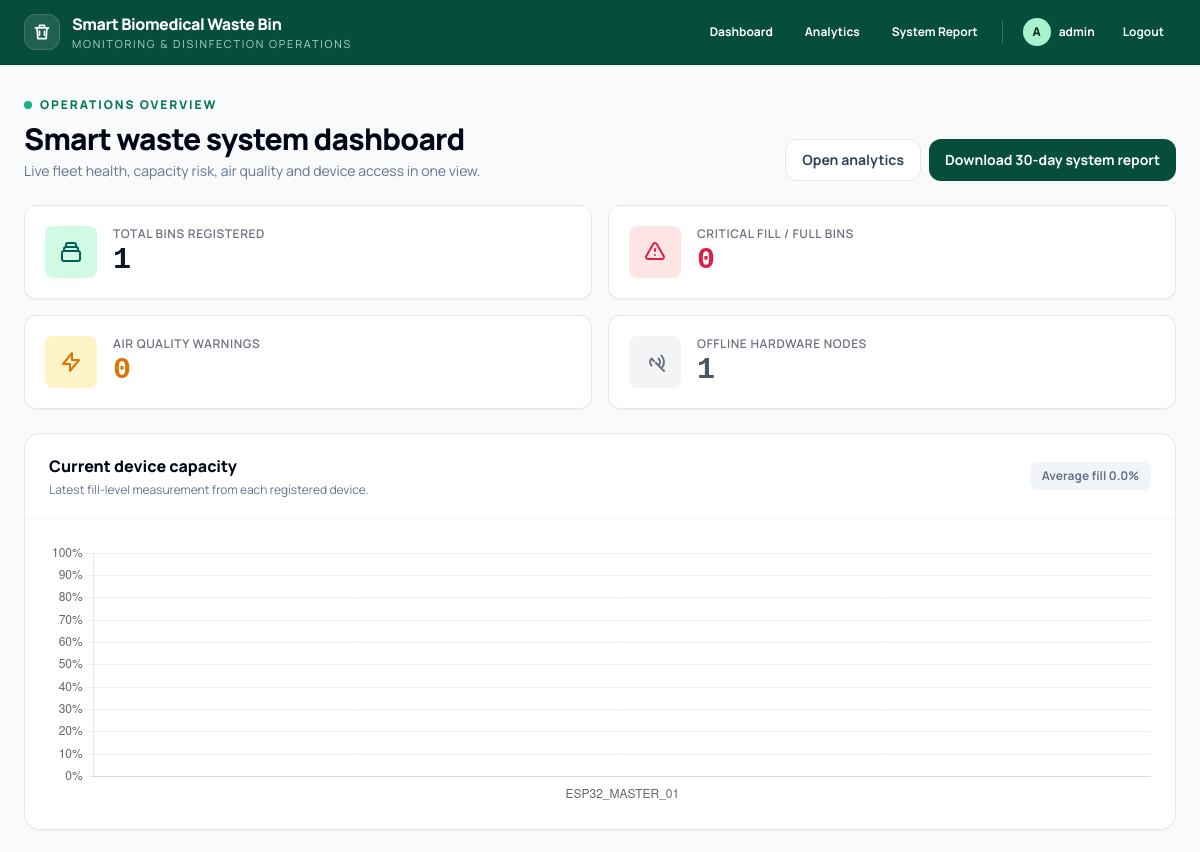
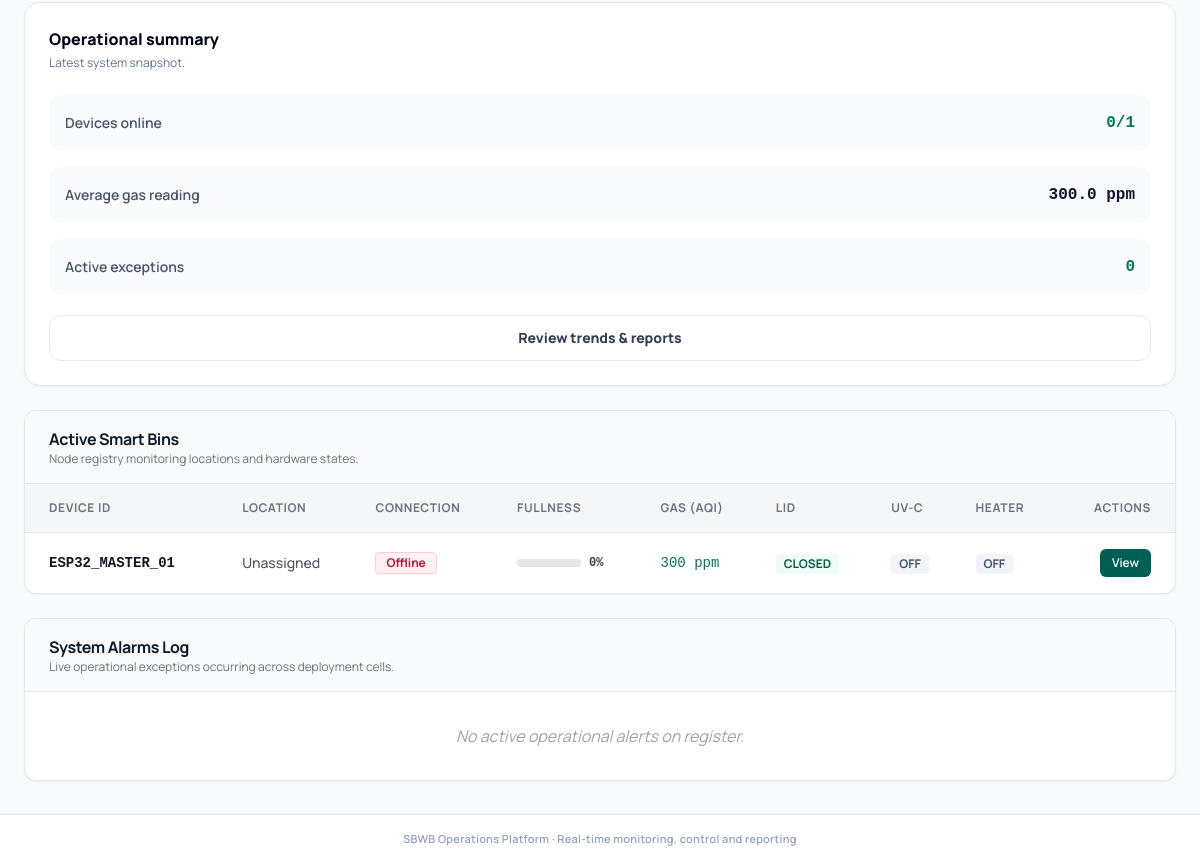
The app's page / (signed in), older data (2 pictures, top to bottom).
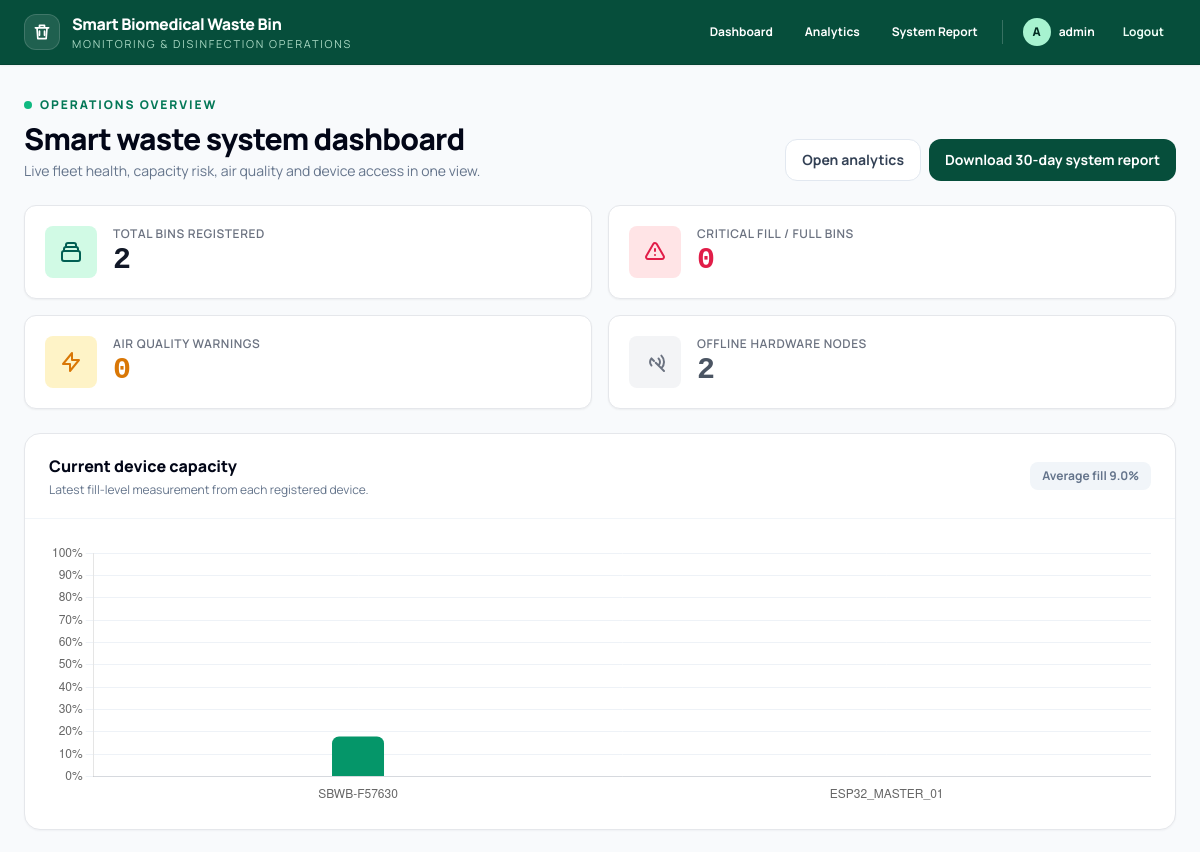
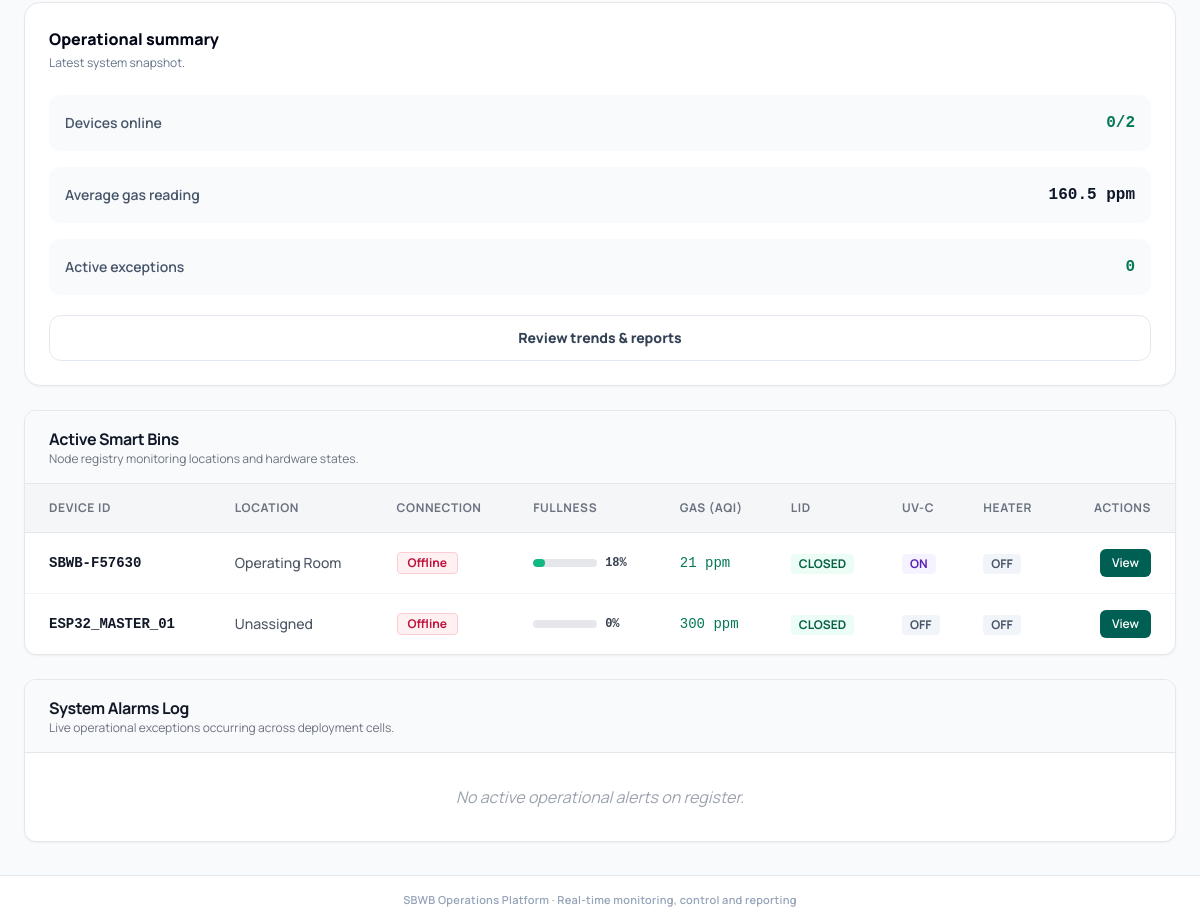
The same page, newer data (2 pictures, top to bottom).
### home/models.py (models this page shows, shortened)
class SmartBin(models.Model):
    ALERT_CHOICES = [
        ('NOMINAL', 'Nominal Secure'),
        ('BIN_FULL', 'Critical Warning: Bin Full'),
        ('METAL', 'Sharps Alert: Metal Found'),
    ]
    device_id = models.CharField(max_length=50, unique=True)
    location_name = models.CharField(max_length=100)
    system_name = models.CharField(max_length=100, default='Smart Biomedical Waste Bin')
    system_version = models.CharField(max_length=40, blank=True, default='')
    mac_address = models.CharField(max_length=32, blank=True, default='')
    wifi_ssid = models.CharField(max_length=64, blank=True, default='')
    ip_address = models.CharField(max_length=45, blank=True, default='')
    fill_level = models.IntegerField(default=0)
    gas_value = models.IntegerField(default=0)
    alert_status = models.CharField(max_length=20, choices=ALERT_CHOICES, default='NOMINAL')
    last_seen = models.DateTimeField(auto_now=True)
    temperature = models.FloatField()
    elementTemp = models.FloatField()
    humidity = models.FloatField()
    metal = models.BooleanField()
    uv = models.BooleanField()
    heater = models.BooleanField()
    lid = models.BooleanField()
    binFull = models.BooleanField()
    interlock = models.BooleanField()
    binLevel = models.FloatField()
    heaterState = models.BooleanField(default=False)
    uvState = models.BooleanField(default=False)
    lidState = models.IntegerField(default=0)
    limitClosed = models.BooleanField(default=False)
    irDetected = models.BooleanField(default=False)
    pending_command = models.CharField(max_length=50, blank=True, null=True, default=None)
    COMMAND_STATUS_CHOICES = [
        ('NONE', 'No command sent'),
        ('PENDING', 'Sent — awaiting device confirmation'),
        ('ACKED', 'Confirmed applied by device'),
        ('TIMEOUT', 'No confirmation received in time'),
    ]
    last_command = models.CharField(max_length=50, blank=True, null=True, default=None)
    last_command_status = models.CharField(max_length=10, choices=COMMAND_STATUS_CHOICES, default='NONE')
    last_command_time = models.DateTimeField(blank=True, null=True)
    class Meta:
        ordering = ['-last_seen']
    @property
    def is_online(self):
        return timezone.now() - self.last_seen < timedelta(seconds=12)

### home/views.py (the view)
# urls.py: path('', views.dashboard_home, name='dashboard_home'),
@login_required(login_url='auth_view')
def dashboard_home(request):
    context = _dashboard_context()
    context['snapshot_chart'] = json.dumps([
        {'device': b.device_id, 'fill': b.fill_level, 'gas': b.gas_value}
        for b in context['bins']
    ])
    return render(request, 'home/dashboard.html', context)

### templates/home/dashboard.html (shortened to what this page needs)
{% extends 'home/base.html' %}
{% block content %}
<div class="max-w-[1600px] w-full mx-auto px-4 sm:px-6 py-6 lg:py-8 space-y-6">
    <header class="flex flex-col lg:flex-row lg:items-end justify-between gap-5">
        <div>
            <div class="flex items-center gap-2 text-xs font-extrabold uppercase tracking-[.16em] text-emerald-700"><span class="w-2 h-2 rounded-full bg-emerald-500"></span> Operations overview</div>
            <h1 class="text-3xl font-extrabold text-slate-950 mt-2 tracking-tight">Smart waste system dashboard</h1>
            <p class="text-sm text-slate-500 mt-1">Live fleet health, capacity risk, air quality and device access in one view.</p>
        </div>
        <div class="flex flex-wrap gap-2">
            <a href="{% url 'system_status' %}" class="inline-flex items-center gap-2 px-4 py-2.5 rounded-xl border border-slate-200 bg-white text-sm font-bold text-slate-700 hover:border-emerald-300 hover:text-emerald-800 transition">Open analytics</a>
            <a href="{% url 'system_report_csv' %}?days=30" class="inline-flex items-center gap-2 px-4 py-2.5 rounded-xl bg-[#064e3b] text-white text-sm font-bold hover:bg-emerald-900 transition">Download 30-day system report</a>
        </div>
    </header>
    <div id="dashboard-stats" class="grid grid-cols-1 sm:grid-cols-2 xl:grid-cols-4 gap-4" hx-get="{% url 'dashboard_stats_fragment' %}" hx-trigger="every 1s" hx-swap="innerHTML">
        {% include 'home/_dashboard_stats.html' %}
    </div>
    <section class="grid grid-cols-1 xl:grid-cols-12 gap-6">
        <div class="xl:col-span-8 card overflow-hidden">
            <div class="px-5 sm:px-6 py-5 border-b border-slate-100 flex flex-col sm:flex-row sm:items-center justify-between gap-3">
                <div><h2 class="font-extrabold text-slate-950">Current device capacity</h2><p class="text-xs text-slate-500 mt-1">Latest fill-level measurement from each registered device.</p></div>
                <span class="text-xs font-bold text-slate-500 bg-slate-100 rounded-lg px-3 py-1.5">Average fill {{ avg_fill }}%</span>
            </div>
            <div class="p-5 sm:p-6 h-[310px]"><canvas id="fillSnapshotChart"></canvas></div>
        </div>
        <div class="xl:col-span-4 card p-5 sm:p-6">
            <div class="flex items-center justify-between"><div><h2 class="font-extrabold text-slate-950">Operational summary</h2><p class="text-xs text-slate-500 mt-1">Latest system snapshot.</p></div><span class="htmx-indicator text-xs text-emerald-700 font-bold">Updating…</span></div>
            <div class="mt-6 space-y-4">
                <div class="flex items-center justify-between p-4 rounded-xl bg-slate-50"><span class="text-sm font-semibold text-slate-600">Devices online</span><span class="font-mono font-bold text-emerald-700">{{ online }}/{{ total }}</span></div>
                <div class="flex items-center justify-between p-4 rounded-xl bg-slate-50"><span class="text-sm font-semibold text-slate-600">Average gas reading</span><span class="font-mono font-bold text-slate-900">{{ avg_gas }} ppm</span></div>
                <div class="flex items-center justify-between p-4 rounded-xl bg-slate-50"><span class="text-sm font-semibold text-slate-600">Active exceptions</span><span class="font-mono font-bold {% if critical_bins %}text-rose-600{% else %}text-emerald-700{% endif %}">{{ critical_bins|length }}</span></div>
            </div>
            <a href="{% url 'system_status' %}" class="mt-5 w-full inline-flex justify-center px-4 py-3 rounded-xl border border-slate-200 text-sm font-extrabold text-slate-700 hover:bg-slate-50">Review trends & reports</a>
        </div>
    </section>
    <section id="dashboard-table-live" class="space-y-6" hx-get="{% url 'dashboard_table_fragment' %}" hx-trigger="every 1s" hx-swap="innerHTML">
        {% include 'home/_dashboard_table.html' %}
    </section>
</div>
<script>
const snapshot = {{ snapshot_chart|safe }};
const ctx = document.getElementById('fillSnapshotChart');
if (ctx) {
    new Chart(ctx, {
        type: 'bar',
        data: {labels: snapshot.map(x => x.device), datasets: [{label: 'Fill level (%)', data: snapshot.map(x => x.fill), backgroundColor: snapshot.map(x => x.fill > 85 ? '#e11d48' : x.fill > 50 ? '#d97706' : '#059669'), borderRadius: 7, maxBarThickness: 52}]},
        options: {responsive:true, maintainAspectRatio:false, animation:{duration:350}, plugins:{legend:{display:false}, tooltip:{callbacks:{label:c => ` Fill level: ${c.raw}%`}}}, scales:{y:{beginAtZero:true,max:100,ticks:{callback:v=>v+'%'},grid:{color:'#eef2f7'}},x:{grid:{display:false}}}}
    });
}
</script>
{% endblock %}

### templates/home/base.html (shortened to what this page needs)
<!DOCTYPE html>
<html lang="en">
<head>
    <script src="https://cdn.tailwindcss.com"></script>
</head>
<body class="bg-slate-50 text-slate-800 min-h-screen flex flex-col antialiased">
    <nav class="sticky top-0 z-50 bg-[#064e3b] text-white border-b border-emerald-950/30 shadow-sm">
        <div class="max-w-[1600px] mx-auto px-4 sm:px-6 h-16 flex items-center justify-between gap-4">
            <a href="{% url 'dashboard_home' %}" class="flex items-center gap-3 min-w-0">
                <div class="w-9 h-9 rounded-xl bg-white/10 border border-white/15 flex items-center justify-center shrink-0">
                    <svg class="w-5 h-5" fill="none" stroke="currentColor" stroke-width="2" viewBox="0 0 24 24"><path stroke-linecap="round" stroke-linejoin="round" d="M4 7h16M6 7l1 13h10l1-13M9 7V4h6v3M9 11v5m6-5v5"/></svg>
                </div>
                <div class="min-w-0">
                    <div class="text-sm sm:text-base font-extrabold tracking-tight truncate">Smart Biomedical Waste Bin</div>
                    <div class="text-[10px] sm:text-[11px] text-emerald-100/80 uppercase tracking-[.16em] truncate">Monitoring & Disinfection Operations</div>
                </div>
            </a>
            {% if user.is_authenticated %}
            <div class="flex items-center gap-1 sm:gap-2 text-xs font-bold">
                <a href="{% url 'dashboard_home' %}" class="px-3 py-2 rounded-lg hover:bg-white/10 transition">Dashboard</a>
                <a href="{% url 'system_status' %}" class="px-3 py-2 rounded-lg hover:bg-white/10 transition">Analytics</a>
                <a href="{% url 'system_report_csv' %}?days=30" class="hidden md:inline-flex px-3 py-2 rounded-lg hover:bg-white/10 transition">System Report</a>
                <div class="hidden sm:flex items-center gap-2 px-2">
                    <div class="w-7 h-7 rounded-full bg-emerald-200 text-emerald-950 flex items-center justify-center font-extrabold uppercase">{{ user.username|first }}</div>
                    <span class="max-w-28 truncate">{{ user.username }}</span>
                </div>
                <form action="{% url 'logout' %}" method="post">{% csrf_token %}<button class="px-3 py-2 rounded-lg text-emerald-50 hover:bg-white/10 transition">Logout</button></form>
            </div>
            {% endif %}
        </div>
    </nav>
    <main class="flex-grow flex flex-col">{% block content %}{% endblock %}</main>
    <footer class="bg-white border-t border-slate-200 px-6 py-4 text-center text-[11px] text-slate-400 font-semibold tracking-wide">
        SBWB Operations Platform · Real-time monitoring, control and reporting
    </footer>
</body>
</html>

### templates/home/_dashboard_table.html
<div class="bg-white border border-gray-200 rounded-xl shadow-sm overflow-hidden flex flex-col flex-grow">
    <div class="px-6 py-4 border-b border-gray-200 flex justify-between items-center bg-gray-50">
        <div>
            <h2 class="text-base font-bold text-gray-900 tracking-tight">Active Smart Bins</h2>
            <p class="text-xs text-gray-500">Node registry monitoring locations and hardware states.</p>
        </div>
    </div>
    <div class="overflow-x-auto">
        <table class="w-full text-left border-collapse whitespace-nowrap">
            <thead>
                <tr class="bg-gray-100/80 text-gray-500 text-xs uppercase tracking-wider border-b border-gray-200 font-bold">
                    <th class="p-4 pl-6">Device ID</th>
                    <th class="p-4">Location</th>
                    <th class="p-4">Connection</th>
                    <th class="p-4">Fullness</th>
                    <th class="p-4">Gas (AQI)</th>
                    <th class="p-4">Lid</th>
                    <th class="p-4">UV-C</th>
                    <th class="p-4">Heater</th>
                    <th class="p-4 pr-6 text-right">Actions</th>
                </tr>
            </thead>
            <tbody class="divide-y divide-gray-100 text-sm">
                {% for bin in bins %}
                <tr class="hover:bg-gray-50/80 transition duration-150">
                    <td class="p-4 pl-6 font-mono font-bold text-gray-900">{{ bin.device_id }}</td>
                    <td class="p-4 text-gray-600 font-medium">{{ bin.location_name }}</td>
                    <td class="p-4">
                        {% if bin.is_online %}
                            <span class="inline-flex items-center px-2.5 py-0.5 rounded text-xs font-bold bg-emerald-50 text-emerald-700 border border-emerald-200">Online</span>
                        {% else %}
                            <span class="inline-flex items-center px-2.5 py-0.5 rounded text-xs font-bold bg-rose-50 text-rose-700 border border-rose-200">Offline</span>
                        {% endif %}
                    </td>
                    <td class="p-4">
                        <div class="flex items-center space-x-2">
                            <div class="w-16 bg-gray-200 rounded-full h-2 overflow-hidden">
                                <div class="{% if bin.fill_level > 85 %}bg-rose-500{% elif bin.fill_level > 50 %}bg-amber-500{% else %}bg-emerald-500{% endif %} h-2 rounded-full" style="width: {{ bin.fill_level }}%"></div>
                            </div>
                            <span class="font-mono text-xs font-bold text-gray-700">{{ bin.fill_level }}%</span>
                        </div>
                    </td>
                    <td class="p-4 font-mono font-medium {% if bin.gas_value > 600 %}text-amber-600{% else %}text-emerald-700{% endif %}">
                        {{ bin.gas_value }} ppm
                    </td>
                    <td class="p-4"><span class="inline-flex px-2 py-0.5 rounded text-xs font-bold {% if bin.lid %}bg-amber-50 text-amber-800{% else %}bg-emerald-50 text-emerald-800{% endif %}">{% if bin.lidState == 1 %}OPENING{% elif bin.lidState == 2 %}OPEN{% elif bin.lidState == 3 %}CLOSING{% elif bin.lid %}OPEN{% else %}CLOSED{% endif %}</span></td>
                    <td class="p-4"><span class="inline-flex px-2 py-0.5 rounded text-xs font-bold {% if bin.uvState %}bg-violet-50 text-violet-800{% else %}bg-slate-100 text-slate-600{% endif %}">{% if bin.uvState %}ON{% else %}OFF{% endif %}</span></td>
                    <td class="p-4"><span class="inline-flex px-2 py-0.5 rounded text-xs font-bold {% if bin.heaterState %}bg-amber-50 text-amber-800{% else %}bg-slate-100 text-slate-600{% endif %}">{% if bin.heaterState %}ON{% else %}OFF{% endif %}</span></td>
                    <td class="p-4 pr-6 text-right">
                        <a href="{% url 'device_detail' bin.id %}"
                        class="inline-flex items-center px-3 py-1.5 rounded-md bg-[#005f53] text-white text-xs font-semibold hover:bg-[#00463d] transition">
                            View
                        </a>
                    </td>
                </tr>
                {% empty %}
                <tr>
                    <td colspan="9" class="p-10 text-center text-gray-400 italic bg-gray-50/50">No smart bins mapped in data store.</td>
                </tr>
                {% endfor %}
            </tbody>
        </table>
    </div>
</div>
<div class="bg-white border border-gray-200 rounded-xl shadow-sm overflow-hidden flex flex-col">
    <div class="px-6 py-4 border-b border-gray-200 bg-gray-50 flex justify-between items-center">
        <div>
            <h2 class="text-base font-bold text-gray-900 tracking-tight">System Alarms Log</h2>
            <p class="text-xs text-gray-500">Live operational exceptions occurring across deployment cells.</p>
        </div>
    </div>
    <div class="divide-y divide-gray-100 max-h-56 overflow-y-auto">
        {% for bin in critical_bins %}
        <a href="{% url 'device_detail' bin.id %}" class="block hover:bg-rose-50/30 transition duration-150">
            <div class="p-4 flex items-center justify-between">
                <div class="flex items-center space-x-3">
                    <div class="p-2 rounded bg-rose-100 text-rose-600 font-bold text-xs">ERR</div>
                    <div>
                        <p class="text-sm font-semibold text-gray-900">Sensor {{ bin.device_id }}</p>
                        <p class="text-xs text-gray-500">At location: {{ bin.location_name }}</p>
                    </div>
                </div>
                <div class="text-right">
                    <span class="inline-flex items-center px-2 py-0.5 rounded text-xs font-black bg-rose-100 text-rose-700 border border-rose-200">
                        {{ bin.alert_status }}
                    </span>
                    <p class="text-[10px] text-gray-400 font-mono mt-1">Logged: {{ bin.duration_status }}</p>
                </div>
            </div>
        </a>
        {% empty %}
        <div class="p-8 text-center text-gray-400 italic">No active operational alerts on register.</div>
        {% endfor %}
    </div>
</div>

Row changes from the older to the newer data that the page shows:
added SmartBin: device_id "SBWB-F57630", location_name "Operating Room", shows "Offline", fill_level "18", gas_value "21", lidState "CLOSED", uvState "ON", heaterState "OFF"
Text that changed along with them:
{{ total }}: "1" → "2"
{{ offline }}: "1" → "2"
{{ avg_fill }}: "0.0" → "9.0"
chart data {{ snapshot_chart|safe }}: [{"device": "ESP32_MASTER_01", "fill": 0, "gas": 300}] → [{"device": "SBWB-F57630", "fill": 18, "gas": 21}, {"device": "ESP32_MASTER_01", "fill": 0, "gas": 300}]
{{ avg_gas }}: "300.0" → "160.5"
